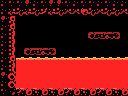

A 2D game scene composited from a Tiled map and its tileset images. What follows is a short description and the map's XML, with every tile layer's data as written:
An orthogonal 16x12 tile map with 8x8 px tiles, 1 tile layer (Tile Layer 1) and 6 objects (2x item, door-left, breakable-left, big-item, 4x4-item).

<map version="1.0" orientation="orthogonal" renderorder="right-down" width="16" height="12" tilewidth="8" tileheight="8" nextobjectid="34">
 <properties>
  <property name="right" value="lava" />
 </properties>
 <tileset firstgid="1" name="tiles" tilewidth="8" tileheight="8" tilecount="256" columns="16">
  <image source="tiles.png" width="128" height="128" />
 </tileset>
 <layer name="Tile Layer 1" width="16" height="12">
  <data encoding="csv">
114,113,113,115,114,113,115,115,113,114,113,113,114,113,114,114,
114,126,250,126,250,125,126,250,127,127,122,250,127,250,250,127,
115,119,1,1,1,1,1,1,1,1,1,1,1,1,1,1,
114,119,1,1,1,1,1,1,1,1,1,1,1,1,1,1,
114,252,1,1,1,1,1,1,1,1,1,138,255,139,140,1,
114,252,1,1,1,1,1,1,1,1,1,1,1,1,1,1,
114,252,1,138,255,139,140,1,1,1,1,1,1,1,1,1,
114,119,201,201,201,201,201,201,201,201,201,201,201,201,201,201,
114,252,184,184,184,184,184,184,184,184,184,184,184,184,184,184,
115,118,184,184,184,184,184,184,184,184,184,184,184,184,184,184,
114,118,184,184,184,184,184,184,184,184,184,184,184,184,184,184,
113,244,98,97,254,97,254,97,98,97,254,97,98,97,254,97
</data>
 </layer>
 <objectgroup name="objects">
  <object id="15" type="item" x="96" y="16" width="16" height="16" />
  <object id="26" type="item" x="32" y="32" width="16" height="16" />
  <object id="30" type="door-left" x="0" y="24" width="16" height="24" />
  <object id="31" type="breakable-left" x="0" y="16" width="16" height="32" />
  <object id="32" type="big-item" x="24" y="24" width="32" height="24" />
  <object id="33" type="4x4-item" x="24" y="16" width="32" height="32" />
 </objectgroup>
</map>
